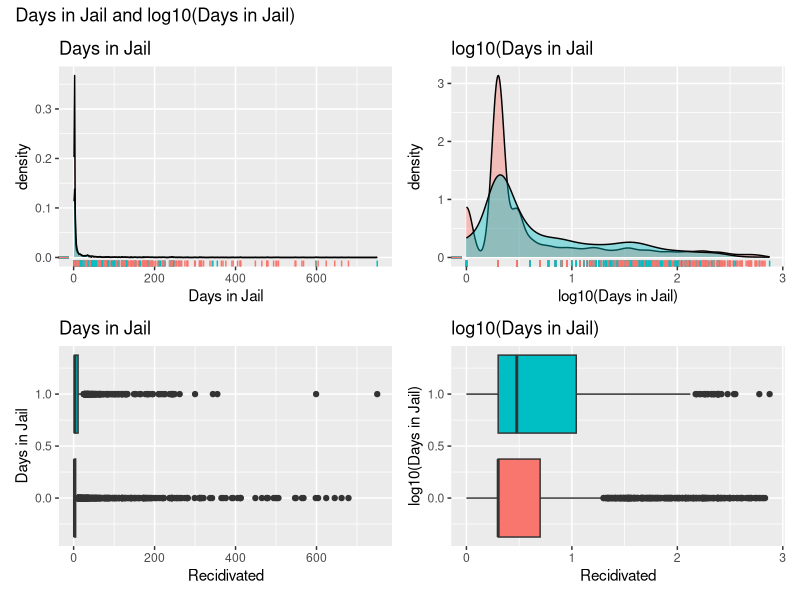
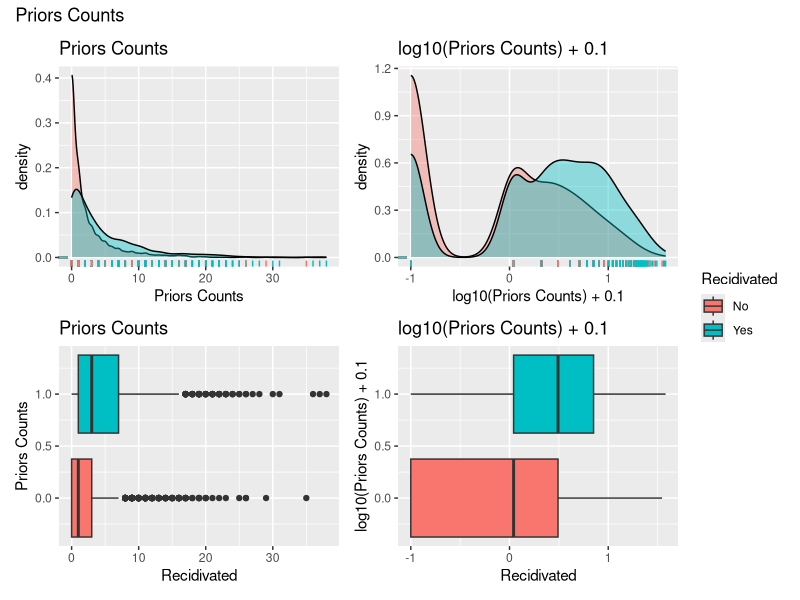
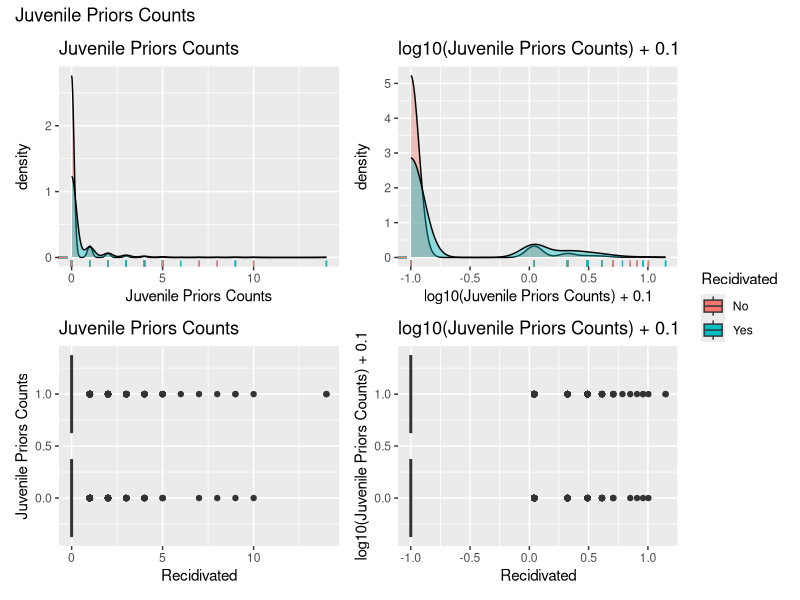
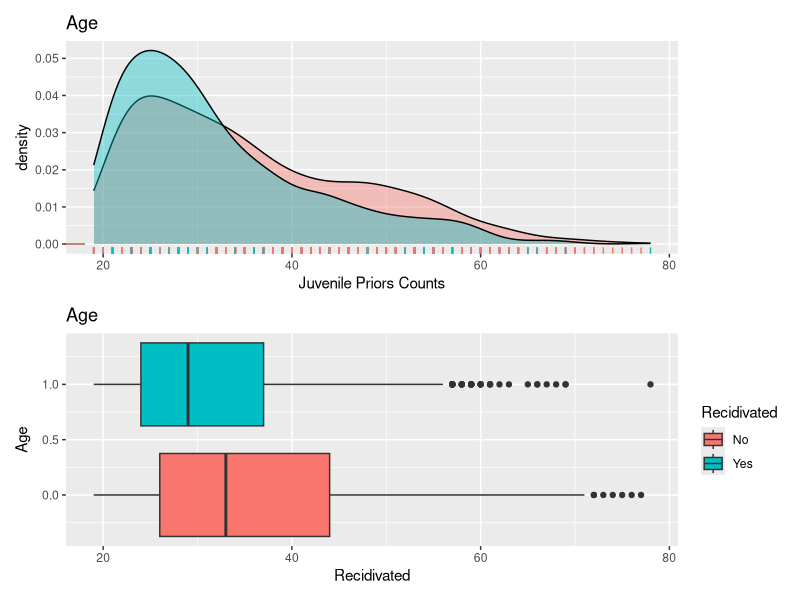
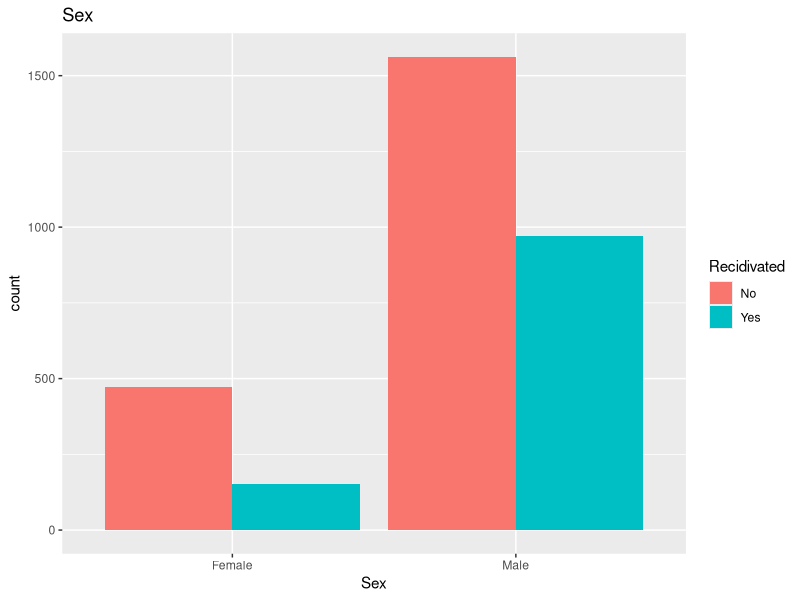
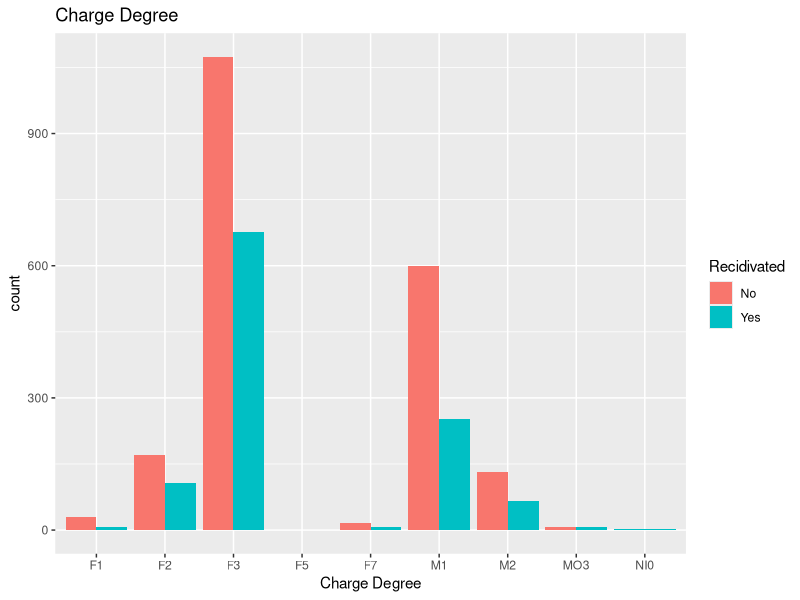
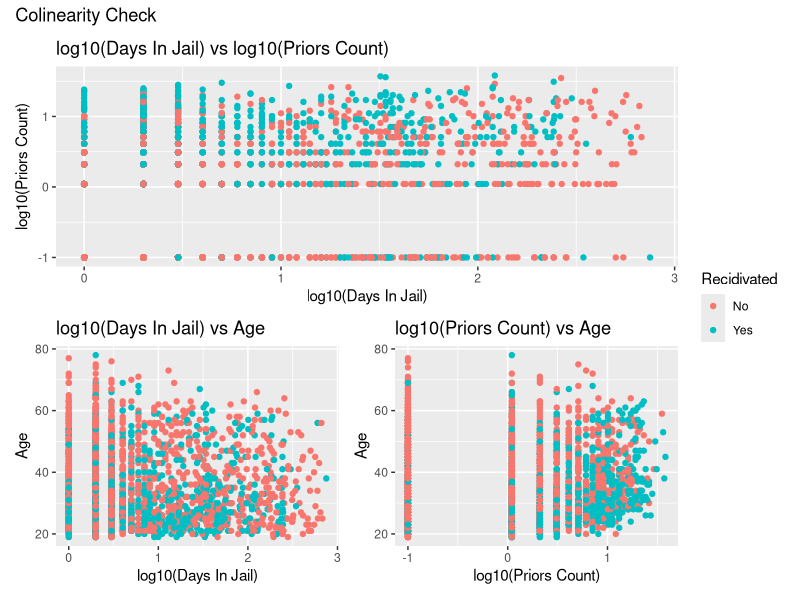

Reproduce these figures in R, in order. (Note: this script raises an error after producing the figures.)
rm(list = ls())
library(tidyverse)
library(lubridate)
library(patchwork)

recid <- read.csv("datasets/Project3Sample4000.csv")

# Functions

createTraining <- function(data, seed = 123, trainPercent = 0.8) {
  set.seed(seed)
  n <- nrow(data)
  
  numTrain <- floor(trainPercent * n)
  trainingRows <- sample(1:n, size = numTrain, replace = FALSE)
  
  trainingData <- data[trainingRows, ]
  testingData <- data[-trainingRows, ]
  
  return(list(training = trainingData, testing = testingData))
}

# Task 1

## Data Cleaning
recid2 <- recid %>% 
  rename(
    dayBefScreenArrest = days_b_screening_arrest,
    jailIn = c_jail_in,
    jailOut = c_jail_out,
    daysFromCompas = c_days_from_compas,
    chargeDegree = c_charge_degree,
    chargeDesc = c_charge_desc,
    riskRecidDecileScore = RiskRecidDecileScore,
    riskRecidScoreLevel = RiskRecidScoreLevel,
    riskRecidScreeningDate = RiskRecidScreeningDate,
    riskViolenceDecileScore = RiskViolenceDecileScore,
    riskViolenceScoreLevel = RiskViolenceScoreLevel
  ) %>% 
  mutate(
    dob = as_date(dmy(dob)),
    ageCat = as.factor(ageCat),
    race = as.factor(race),
    jailIn = as.Date(dmy_hm(jailIn, tz = "EST")),
    jailOut = as.Date(dmy_hm(jailOut, tz = "EST")),
    chargeDegree = as.factor(gsub("[()]","",chargeDegree)),
    riskRecidScoreLevel = as.factor(riskRecidScoreLevel),
    riskRecidScreeningDate = as_date(dmy(riskRecidScreeningDate))
    ) %>% 
  filter(!is.na(isRecid) & (!is.na(jailIn) | !is.na(jailOut)))

## Data Engineering

recid3 <- recid2 %>% 
  mutate(
    daysInJail = as.numeric(difftime(jailOut,jailIn,unit="days")+1),
    logDaysInJail = log10(daysInJail),
    logPriorsCount = log10(priorsCount+0.1),
    juvCount = juvFelonyCount + juvMisdemeanerCount + juvOtherCount,
    logJuvCount = log10(juvCount+0.1)
  )

## Data Removal

recid4 <- recid3 %>% 
  select (
    -name,
    -dob,
    -race
  )

## Testing Training Split

testingTraining <- createTraining(recid4, seed=8675309)

recidTraining <- testingTraining$training

recidTesting <-  testingTraining$testing

## Visualize Data

### Functions

jjIntervals <-  function(data, model) {
  
  confidence <- as.data.frame(predict.lm(model, newdata = data, interval = "confidence")) %>% 
    rename(confLwr = lwr, confUpr = upr)
  
  prediction <- as.data.frame(predict.lm(model, newdata = data, interval = "prediction")) %>%
    rename(predictLwr = lwr, predictUpr = upr) %>%
    select(predictLwr, predictUpr)
  
  intervalData <- cbind(data,confidence,prediction)
  
  return(intervalData)
}

jjplotDensity <- function(data,x,fill,color) {
  plot <- ggplot(data, aes(x={{x}})) +
    geom_density(aes(fill={{fill}}), alpha=0.4)+
    geom_rug(aes(color={{color}}), y=0) +
    theme(legend.position = "none")
  return(plot)
}

jjplotBoxplot <- function(data,x,y,fill) {
  plot <- ggplot(data=data, aes(x = {{x}}, y = {{y}}, fill = {{fill}})) +
    geom_boxplot() +
    coord_flip() +
    theme(legend.position = "none")
  return(plot)
}

jjplotPoint <- function(data,x,y,color, model) {
  data <- jjIntervals(data,model)
  plot <- ggplot(data=data, aes(x = {{x}}, y = {{y}}, color = {{color}})) +
    geom_point() +
    geom_ribbon(aes(ymin = 10^confLwr, ymax = 10^confUpr), fill = "yellow", alpha = 0.4) +
    geom_line(aes(y = 10^fit), color = "#3366FF", size = 0.75) +
    geom_line(aes(y = 10^confLwr), linetype = "dashed", size = 0.75) +
    geom_line(aes(y = 10^confUpr), linetype = "dashed", size = 0.75) +
    geom_line(aes(y = 10^predictLwr), linetype = "dashed", color = "red", size = 0.75) +
    geom_line(aes(y = 10^predictUpr), linetype = "dashed", color = "red", size = 0.75)
  return(plot)
}

### DaysInJail

p1 <- recidTraining %>% 
  jjplotDensity(x = daysInJail, fill = as.factor(isRecid), color = as.factor(isRecid)) +
  labs(
    title="Days in Jail",
    x = "Days in Jail",
  )

p2 <- recidTraining %>% 
  jjplotDensity(x = logDaysInJail, fill = as.factor(isRecid), color = as.factor(isRecid)) +
  labs(
    title="log10(Days in Jail",
    x = "log10(Days in Jail)",
  )

p3 <- recidTraining %>% 
  jjplotBoxplot(x = isRecid, y=daysInJail, fill=as.factor(isRecid)) +
  labs(
    title="Days in Jail",
    x = "Days in Jail",
    y = "Recidivated"
  )

p4 <- recidTraining %>% 
  jjplotBoxplot(x = isRecid, y=logDaysInJail, fill=fct_recode(as.factor(isRecid),Yes = "1", No = "0")) +
  
  labs(
    title="log10(Days in Jail)",
    x = "log10(Days in Jail)",
    y = "Recidivated",
    fill = "Recidivated"
  )

p1 + p2 + p3 + p4 + 
  plot_annotation(
    title = "Days in Jail and log10(Days in Jail)",
  ) + plot_layout(guides = 'collect')

### Priors Count

p5 <- recidTraining %>% 
  jjplotDensity(x = priorsCount, fill = as.factor(isRecid), color = as.factor(isRecid)) +
  labs(
    title="Priors Counts",
    x = "Priors Counts"
  )
p6 <- recidTraining %>% 
  jjplotDensity(x = logPriorsCount, fill = as.factor(isRecid), color = as.factor(isRecid)) +
  labs(
    title="log10(Priors Counts) + 0.1",
    x = "log10(Priors Counts) + 0.1"
  )
p7 <- recidTraining %>% 
  jjplotBoxplot(x = isRecid, y=priorsCount, fill=as.factor(isRecid)) +
  labs(
    title="Priors Counts",
    x = "Priors Counts",
    y = "Recidivated",
    fill = "Recidivated"
  )
p8 <- recidTraining %>% 
  jjplotBoxplot(x = isRecid, y=logPriorsCount, fill=fct_recode(as.factor(isRecid),Yes = "1", No = "0")) +
  theme(legend.position = "right") +
  labs(
    title="log10(Priors Counts) + 0.1",
    x = "log10(Priors Counts) + 0.1",
    y = "Recidivated",
    fill = "Recidivated"
  )
p5 + p6 + p7 + p8 + plot_annotation(title = "Priors Counts") + plot_layout(guides = 'collect')

### Juvenile Priors Count

p9 <- recidTraining %>% 
  jjplotDensity(x = juvCount, fill = as.factor(isRecid), color = as.factor(isRecid)) +
  labs(
    title="Juvenile Priors Counts",
    x = "Juvenile Priors Counts"
  )
p10 <- recidTraining %>% 
  jjplotDensity(x = logJuvCount, fill = as.factor(isRecid), color = as.factor(isRecid)) +
  labs(
    title="log10(Juvenile Priors Counts) + 0.1",
    x = "log10(Juvenile Priors Counts) + 0.1"
  )
p11 <- recidTraining %>% 
  jjplotBoxplot(x = isRecid, y=juvCount, fill=as.factor(isRecid)) +
  labs(
    title="Juvenile Priors Counts",
    x = "Juvenile Priors Counts",
    y = "Recidivated",
    fill = "Recidivated"
  )
p12 <- recidTraining %>% 
  jjplotBoxplot(x = isRecid, y=logJuvCount, fill=fct_recode(as.factor(isRecid),Yes = "1", No = "0")) +
  theme(legend.position = "right") +
  labs(
    title="log10(Juvenile Priors Counts) + 0.1",
    x = "log10(Juvenile Priors Counts) + 0.1",
    y = "Recidivated",
    fill = "Recidivated"
  )
p9 + p10 + p11 + p12 + plot_annotation(title = "Juvenile Priors Counts") + plot_layout(guides = 'collect')

### Age

p13 <- recidTraining %>% 
  jjplotDensity(x = age, fill = as.factor(isRecid), color = as.factor(isRecid)) +
  labs(
    title="Age",
    x = "Juvenile Priors Counts"
  )

p14 <- recidTraining %>% 
  jjplotBoxplot(x = isRecid, y=age, fill=fct_recode(as.factor(isRecid),Yes = "1", No = "0")) +
  theme(legend.position = "right") +
  labs(
    title="Age",
    x = "Age",
    y = "Recidivated",
    fill = "Recidivated"
  )

p13 / p14

### Sex

ggplot(data=recidTraining,aes(x=sex, fill=fct_recode(as.factor(isRecid),Yes = "1", No = "0"))) +
  geom_bar(position = "dodge") +
  labs(
    title="Sex",
    x = "Sex",
    fill = "Recidivated"
  )

### ChargeDegree

ggplot(data=recidTraining,aes(x=chargeDegree, fill=fct_recode(as.factor(isRecid),Yes = "1", No = "0"))) +
  geom_bar(position = "dodge") +
  labs(
    title="Charge Degree",
    x = "Charge Degree",
    fill = "Recidivated"
  )

### Colinearity Check

p15 <- ggplot(recidTraining, aes(x = logDaysInJail, y = logPriorsCount, color = fct_recode(as.factor(isRecid),Yes = "1", No = "0"))) +
  geom_point() +
  labs(
    title="log10(Days In Jail) vs log10(Priors Count)",
    x = "log10(Days In Jail)",
    y = "log10(Priors Count)",
    color = "Recidivated"
  )

p16 <- ggplot(recidTraining, aes(x = logDaysInJail, y = age, color = fct_recode(as.factor(isRecid),Yes = "1", No = "0"))) +
  geom_point() +
  labs(
    title="log10(Days In Jail) vs Age",
    x = "log10(Days In Jail)",
    y = "Age",
    color = "Recidivated"
  )

p17 <- ggplot(recidTraining, aes(x = logPriorsCount, y = age, color = fct_recode(as.factor(isRecid),Yes = "1", No = "0"))) +
  geom_point() +
  labs(
    title="log10(Priors Count) vs Age",
    x = "log10(Priors Count)",
    y = "Age",
    color = "Recidivated"
  )

p15 / (p16 + p17) + plot_annotation(title = "Colinearity Check") + plot_layout(guides = 'collect')

# Task 2

getPredict <- function(data, model) {
  
  recidPredict <- predict.glm(model, newdata=data, type="response")
  dataWithPredictions <- cbind(data,recidPredict)
  
  return(dataWithPredictions)
}

checkModel <- function(data, matrix) {
  n <- nrow(data)
  error <- (matrix[1,2] + matrix[2,1])/n
  
  pHat <- (matrix[2,1]+matrix[2,2])/n
  
  standardError <- sqrt(pHat*(1-pHat)/n)
  
  pValue <- pnorm(error,pHat,standardError)
  
  return(list("error" = error,"pValue" = pValue))
}

## Everything Model

everythingModel <- glm(isRecid ~  age + priorsCount + daysInJail + logPriorsCount + logDaysInJail,data=recidTraining, family = binomial)

everythingPredictTrain <- getPredict(recidTraining, everythingModel) %>% 
  mutate(prediction = ifelse(recidPredict < 0.5, "Did Not Reaffend", "Reaffended"))
everythingMatrixTrain <- table(everythingPredictTrain$isRecid,everythingPredictTrain$prediction)

everythingPredictTest <- getPredict(recidTesting, everythingModel) %>% 
  mutate(prediction = ifelse(recidPredict < 0.5, "Did Not Reaffend", "Reaffended"))
everythingMatrixTest <- table(everythingPredictTest$isRecid,everythingPredictTest$prediction)

(checkModel(recidTraining,everythingMatrixTrain))

(checkModel(recidTesting,everythingMatrixTest))

summary(everythingModel)

## Basic Model

baseModel <- glm(isRecid ~ sex + age + priorsCount + daysInJail,data=recidTraining, family = binomial)

basePredictTrain <- getPredict(recidTraining, baseModel) %>% 
  mutate(prediction = ifelse(recidPredict < 0.5, "Did Not Reaffend", "Reaffended"))
baseMatrixTrain <- table(basePredictTrain$isRecid,basePredictTrain$prediction)

basePredictTest <- getPredict(recidTesting, baseModel) %>% 
  mutate(prediction = ifelse(recidPredict < 0.5, "Did Not Reaffend", "Reaffended"))
baseMatrixTest <- table(basePredictTest$isRecid,basePredictTest$prediction)

(checkModel(recidTraining,baseMatrixTrain))

(checkModel(recidTesting,baseMatrixTest))

## Log Model

logModel <- glm(isRecid ~ sex + age + logPriorsCount + logDaysInJail, data=recidTraining, family = binomial)

logPredictTrain <- getPredict(recidTraining, logModel) %>% 
  mutate(prediction = ifelse(recidPredict < 0.5, "Did Not Reaffend", "Reaffended"))
logMatrixTrain <- table(logPredictTrain$isRecid,logPredictTrain$prediction)

logPredictTest <- getPredict(recidTesting, logModel) %>% 
  mutate(prediction = ifelse(recidPredict < 0.5, "Did Not Reaffend", "Reaffended"))
logMatrixTest <- table(logPredictTest$isRecid,logPredictTest$prediction)

(checkModel(recidTraining,logMatrixTrain))

(checkModel(recidTesting,logMatrixTest))

## F*ck Model

fuckModel <- glm(isRecid ~ sex + age + logPriorsCount + daysInJail, data=recidTraining, family = binomial)

fuckPredictTrain <- getPredict(recidTraining, fuckModel) %>% 
  mutate(prediction = ifelse(recidPredict < 0.5, "Did Not Reaffend", "Reaffended"))
fuckMatrixTrain <- table(fuckPredictTrain$isRecid,fuckPredictTrain$prediction)

fuckPredictTest <- getPredict(recidTesting, fuckModel) %>% 
  mutate(prediction = ifelse(recidPredict < 0.5, "Did Not Reaffend", "Reaffended"))
fuckMatrixTest <- table(fuckPredictTest$isRecid,fuckPredictTest$prediction)

(checkModel(recidTraining,fuckMatrixTrain))

(checkModel(recidTesting,fuckMatrixTest))

recidMysteryBox <- read.csv("datasets/Project3Mystery100.csv")

## F*ck 2 Model

fuck2Model <- glm(isRecid ~ age + logPriorsCount + daysInJail, data=recidTraining, family = binomial)

fuck2PredictTrain <- getPredict(recidTraining, fuck2Model) %>% 
  mutate(prediction = ifelse(recidPredict < 0.5, "Did Not Reaffend", "Reaffended"))
fuck2MatrixTrain <- table(fuck2PredictTrain$isRecid,fuck2PredictTrain$prediction)

fuck2PredictTest <- getPredict(recidTesting, fuck2Model) %>% 
  mutate(prediction = ifelse(recidPredict < 0.5, "Did Not Reaffend", "Reaffended"))
fuck2MatrixTest <- table(fuck2PredictTest$isRecid,fuck2PredictTest$prediction)

(checkModel(recidTraining,fuck2MatrixTrain))

(checkModel(recidTesting,fuck2MatrixTest))

## F*ck 3 Model

fuck4Model <- glm(isRecid ~ age + logPriorsCount, data=recidTraining, family = binomial)

fuck3PredictTrain <- getPredict(recidTraining, fuck3Model) %>% 
  mutate(prediction = ifelse(recidPredict < 0.5, "Did Not Reaffend", "Reaffended"))
fuck3MatrixTrain <- table(fuck3PredictTrain$isRecid,fuck3PredictTrain$prediction)

fuck3PredictTest <- getPredict(recidTesting, fuck3Model) %>% 
  mutate(prediction = ifelse(recidPredict < 0.5, "Did Not Reaffend", "Reaffended"))
fuck3MatrixTest <- table(fuck3PredictTest$isRecid,fuck3PredictTest$prediction)

(checkModel(recidTraining,fuck3MatrixTrain))

(checkModel(recidTesting,fuck3MatrixTest))

## F*ck 4 Model

fuck4Model <- glm(isRecid ~ age + sex + logPriorsCount, data=recidTraining, family = binomial)

fuck4PredictTrain <- getPredict(recidTraining, fuck4Model) %>% 
  mutate(prediction = ifelse(recidPredict < 0.5, "Did Not Reaffend", "Reaffended"))
fuck4MatrixTrain <- table(fuck4PredictTrain$isRecid,fuck4PredictTrain$prediction)

fuck4PredictTest <- getPredict(recidTesting, fuck4Model) %>% 
  mutate(prediction = ifelse(recidPredict < 0.5, "Did Not Reaffend", "Reaffended"))
fuck4MatrixTest <- table(fuck4PredictTest$isRecid,fuck4PredictTest$prediction)

(checkModel(recidTraining,fuck4MatrixTrain))

(checkModel(recidTesting,fuck4MatrixTest))

recidMysteryBox <- read.csv("datasets/Project3Mystery100.csv")

## F*ck 5 Model

fuck5Model <- glm(isRecid ~ age + priorsCount, data=recidTraining, family = binomial)

fuck5PredictTrain <- getPredict(recidTraining, fuck5Model) %>% 
  mutate(prediction = ifelse(recidPredict < 0.5, "Did Not Reaffend", "Reaffended"))
fuck5MatrixTrain <- table(fuck5PredictTrain$isRecid,fuck5PredictTrain$prediction)

fuck5PredictTest <- getPredict(recidTesting, fuck5Model) %>% 
  mutate(prediction = ifelse(recidPredict < 0.5, "Did Not Reaffend", "Reaffended"))
fuck5MatrixTest <- table(fuck5PredictTest$isRecid,fuck5PredictTest$prediction)

(checkModel(recidTraining,fuck5MatrixTrain))

(checkModel(recidTesting,fuck5MatrixTest))

## F*ck 6 Model

fuck6Model <- glm(isRecid ~ age + logPriorsCount + logDaysInJail, data=recidTraining, family = binomial)

fuck6PredictTrain <- getPredict(recidTraining, fuck6Model) %>% 
  mutate(prediction = ifelse(recidPredict < 0.5, "Did Not Reaffend", "Reaffended"))
fuck6MatrixTrain <- table(fuck6PredictTrain$isRecid,fuck6PredictTrain$prediction)

fuck6PredictTest <- getPredict(recidTesting, fuck6Model) %>% 
  mutate(prediction = ifelse(recidPredict < 0.5, "Did Not Reaffend", "Reaffended"))
fuck6MatrixTest <- table(fuck6PredictTest$isRecid,fuck6PredictTest$prediction)

(checkModel(recidTraining,fuck6MatrixTrain))

(checkModel(recidTesting,fuck6MatrixTest))

## Final Model

finalModel <-  fuck6Mode

recidMysteryBox <- read.csv("datasets/Project3Mystery100.csv")

##





